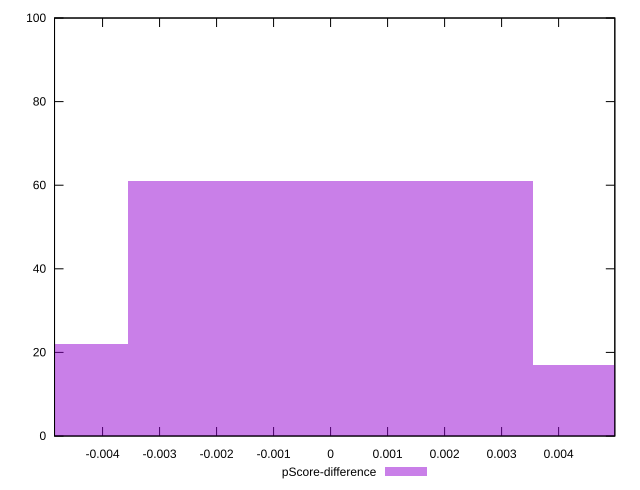

This chart was generated by the following gnuplot code:
reset

$pScoreDifference <<EOF
-0.007092621601104566 22
0.007092621601104566 17
0 61
EOF

set key outside below
set boxwidth 0.007092621601104566
set xrange [-0.004842725404337389:0.004986085778726612]
set yrange [0:100]
set trange [0:100]
set style fill transparent solid 0.5 noborder
set terminal svg size 640, 490 enhanced background rgb 'white'
set output "reports/report_00032_2021-02-25T10-28-15.087Z/mainthread-work-breakdown/samples/astro/pScore-difference/histogram.svg"

plot $pScoreDifference title "pScore-difference" with boxes

reset
